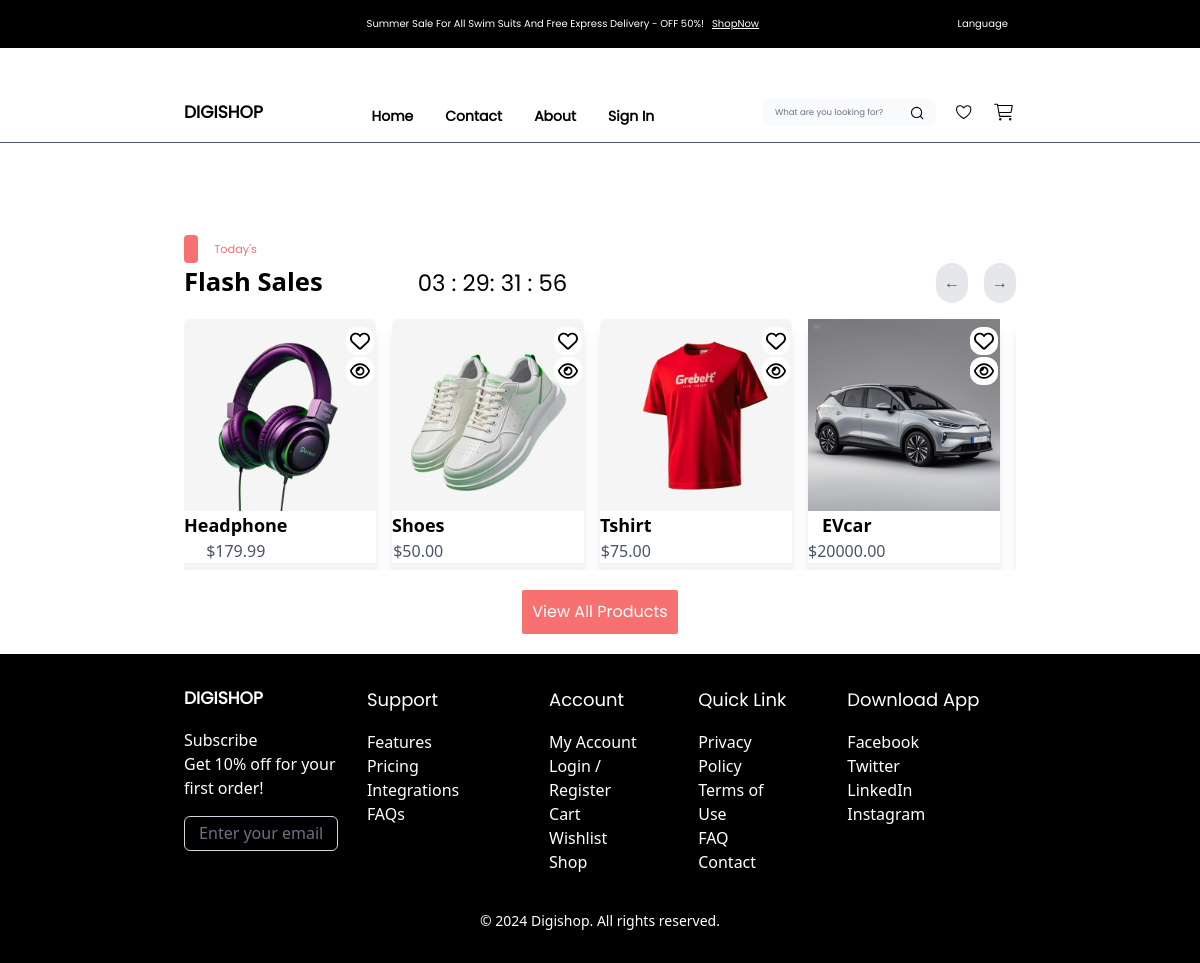
Page /test/ on the committed database.
### store/models.py (models this page shows, shortened)
class Product(models.Model):
    name = models.CharField(max_length=200)
    price = models.FloatField()
    digital = models.BooleanField(default=False, null=True, blank=True)
    description= models.TextField(null=True, blank=True)
    imageone = models.ImageField(null=True, blank=True)
    imagetwo = models.ImageField(null=True, blank=True)
    imagethree = models.ImageField(null=True, blank=True)
    imagefour = models.ImageField(null=True, blank=True)
    @property
    def imagefourURL(self):
        try:
            url= self.imagefour.url
        except:
            url= ''
        return url

### store/views.py (the view)
# urls.py: path('test/', views.test, name="test"),
def test(request):
    data = cartData(request)
    cartItems = data['cartItems']
    order = data['order']
    items = data['items']
    products = Product.objects.all()
    p = Paginator(Product.objects.all(),12)
    page = request.GET.get('page')
    productPagis = p.get_page(page)
    nums = "a" * productPagis.paginator.num_pages
    context = {'products': products, 'cartItems':cartItems,'items': items, 'order':order, 'nums':nums,'productPagis':productPagis}
    return render(request, 'store/testtemplates/test.html',context)

### store/utils.py (called while the page is built, shortened)
def cookieCart(request):
    try:
        cart = json.loads(request.COOKIES['cart'])
    except:
        cart = {}
    print('Cart:', cart)
    items=[]
    order= {'get_cart_total':0, 'get_cart_items':0, 'shipping':False}
    cartItems = order['get_cart_items']
    return{'cartItems':cartItems, 'order':order, 'items':items}

def cartData(request):
    if request.user.is_authenticated:
        customer = request.user.customer
        order,created = Order.objects.get_or_create(customer= customer, complete=False)
        items = order.orderitem_set.all()
        cartItems = order.get_cart_items
    else:
        cookieData = cookieCart(request)
        cartItems = cookieData['cartItems']
        order = cookieData['order']
        items = cookieData['items']
    return{'cartItems':cartItems, 'order':order, 'items':items}

### store/templates/store/testtemplates/test.html (shortened to what this page needs)
{% extends 'store/main.html' %}
{% load static %}
{% block content %}
    <div class="py-4 mb-1 px-0 md:px-[70px] lg:px-[96px] text-center max-w-[1024px] mx-auto mt-[76px]">
        <div class="h-auto mb-4">
            <div class="flex flex-col md:flex-row">
                <div class="bg-red-400 h-[28.44px] w-[14.22px] rounded-[4px]"></div>
                <div class="h-[28.44px] w-[20px] rounded-[4px] font-poppins text-red-400 text-[11.3px] flex items-center ml-[16px]">Today's</div>
            </div>
            <div class="h-auto flex justify-between">
                <div class="flex items-center h-full">
                    <div class="flex items-center text-[25.6px] font-semibold">Flash Sales</div>
                    <span class="font-poppins flex items-center text-[22.76px] ml-[95px]">03 : 29: 31 : 56</span>
                </div>
                <div class="rounded-[4px] font-poppins text-base hidden lg:flex items-center justify-end h-full">
                    <div class="flex space-x-4 ml-2">
                        <div class="flex items-center justify-center space-x-4" id="chevronButA">
                            <div class="bg-gray-200 rounded-full p-2 hover:bg-gray-300">
                                <button onclick="slideRight()" class="text-gray-600 text-bold btnn">&larr;</button>
                            </div>
                            <div class="bg-gray-200 rounded-full p-2 hover:bg-gray-300">
                                <button onclick="slideLeft()" class="text-gray-600 btnn">&rarr;</button>
                            </div>
                        </div>
                    </div>
                </div>
            </div>
        </div>
         <div id="container" class="h-auto flex items-center">
             <div class="h-auto w-full overflow-hidden" id="slider-container">
                <div id="slider" class="flex transition-all duration-500 gap-4 max-w-[850px]">
                        {% for product in products%}
                        <div class="min-w-[192px] max-w-[192px] h-[250.76px] bg-customGray shadow-lg rounded-md group relative slide">
                            <img src="{{product.imagefourURL}}" alt="Thumbnail" class="w-full h-auto object-cover" />
                            <div class="bg-white w-7 h-7 rounded-xl bottom-[215px] left-[162px] absolute flex justify-center items-center">
                                <a href="#">
                                </a>
                            </div>
                            <div class="bg-white w-7 h-7 rounded-xl bottom-[185px] left-[162px] absolute flex justify-center items-center">
                                <a href="#">
                                </a>
                            </div>
                            <div class="flex items-center justify-between bg-white w-full">
                                <div>
                                    <h2 class="text-lg font-semibold">{{product.name}}</h2>
                                    <p class="text-gray-600">${{product.price|floatformat:2}}</p>
                                </div>
                            </div>
                        </div>
                        {% endfor %}
                </div>
             </div>
         </div>
        <div class="mt-5 flex items-center justify-center">
            <button href="#" class="bg-red-400 font-poppins text-white p-2.5 rounded-sm" id="viewAllButA">View All Products</button>
        </div>
    </div>
{% endblock content %}

### store/templates/store/main.html (shortened to what this page needs)
{% load static tailwind_tags %}
{% load component_tags %}
{% load static %}
<!DOCTYPE html>
<html lang="en">
<head>
    <link rel="stylesheet" href="https://cdnjs.cloudflare.com/ajax/libs/font-awesome/6.0.0-beta3/css/all.min.css">
    {% tailwind_css %}
</head>
<body>
  <div class="hidden md:flex bg-black h-[48px]">
    <div class="container max-w-[1024px] mx-auto px-[37px] md:px-[70px] lg:px-[96px] flex items-center justify-between">
      <div class="flex items-center justify-center text-white font-poppins text-xs font-normal md:text-[10px] mx-auto">Summer Sale For All Swim Suits And Free Express Delivery - OFF 50%!
        <div class="mx-2 flex items-center justify-center text-white underline font-poppins text-xs md:text-[10px]">ShopNow</div>
      </div>
      <div class="mx-2 flex items-center justify-center text-white font-poppins text-xs font-normal md:text-[10px]">Language</div>
    </div>
  </div>
  <div class="sticky top-0 z-50">
    <nav class="border-gray-600 border-b bg-white">
        <div class="container max-w-[1024px] mx-auto px-[37px] md:px-[70px] lg:px-[96px] flex items-end pb-4 justify-between h-[55px] md:h-[64px] lg:h-[94px]">
            <div class="flex justify-start text-black font-poppins text-[17.07px] font-bold items-start">
              <a href="{% url 'home' %}">
                DIGISHOP
              </a>
            </div>
            <div class="hidden lg:flex font-poppins text-xs md:text-sm font-semibold mx-auto space-x-8">
                <a href="{% url 'home' %}" class="text-black hover:underline">Home</a>
                <a href="{% url 'contact' %}" class="text-black hover:underline">Contact</a>
                <a href="{% url 'ourstory' %}" class="text-black hover:underline">About</a>
                {% if not user.is_authenticated %}
                <a href="{% url 'signin'%}" class="text-black hover:underline">Sign In</a>
                {% endif %}
            </div>
            <div class="hidden lg:flex justify-end text-black font-poppins text-xs md:text-sm font-semibold items-center space-x-4">
              <form id="search-form" method="get" action="{% url 'searched_product' %}" hx-get="{% url 'searched_product' %}" hx-target="#searched-display" hx-swap="innerHTML">
                <div class="relative">
                  <input
                  type="text"
                  id="id_searched"
                  name="searched"
                  value="{{ form.searched.value }}"
                  class="border-0 rounded-md py-2 px-3 w-[173px] h-[27.02px] bg-slate-50 focus:outline-none focus:ring-2 focus:ring-blue-500 text-[8.53px] font-extralight"
                  placeholder="What are you looking for?"
              />
                    <button type="submit" class="absolute inset-y-0 right-0 flex items-center justify-center px-3 py-2 text-black rounded-md">
                    </button>
                </div>
            </form>
              <div class="flex items-center">
                <a href="{% url 'wishlist' %}">
                </a>
              </div>
              <div id="cart-summary">
                {% include 'store/partials/cart_icon_update.html' %}
              </div>
            </div>
        </div>
    </nav>
  </div>
    <div>
        {% block content %}
        {% endblock content %}
    </div>
    <footer class="bg-black text-white py-8 mx-auto">
      <div class="mx-auto max-w-[1024px] px-[37px] md:px-[70px] lg:px-[96px] flex justify-between flex-wrap">
        <div class="md:w-[154.31px] h-[135.64px] justify-start mb-5 w-full">
          <h3 class="mb-4 font-poppins text-[17.07px] font-bold">DIGISHOP</h3>
          <ul>
            <li><a href="#" class="hover:text-gray-400">Subscribe</a></li>
            <li><a href="#" class="hover:text-gray-400 font-extralight mb-4">Get 10% off for your first order!</a></li>
            <li>
              <div class="flex justify-start items-start mt-4">
                <input
                  type="email"
                  placeholder="Enter your email"
                  class="border border-gray-300 rounded-md py-2 px-3 w-[130px] h-[30px] lg:w-[154.31px] lg:h-[35.02px] text-center justify-center bg-black text-white focus:outline-none focus:ring-2 focus:ring-blue-500 text-[11px] lg:text-base"
                />
              </div>
            </li>
          </ul>
        </div>
        <div class="md:w-[125px] h-[130.82] mx-auto w-full mb-5">
          <h3 class="font-poppins text-lg mb-4">Support</h3>
          <ul>
            <li><a href="#" class="hover:text-gray-400">Features</a></li>
            <li><a href="#" class="hover:text-gray-400">Pricing</a></li>
            <li><a href="#" class="hover:text-gray-400">Integrations</a></li>
            <li><a href="#" class="hover:text-gray-400">FAQs</a></li>
          </ul>
        </div>
        <div class="md:w-[92px] h-[172.58px] mx-auto w-full mb-5">
          <h3 class="font-poppins text-lg mb-4">Account</h3>
          <ul>
            <li><a href="#" class="hover:text-gray-400">My Account</a></li>
            <li><a href="#" class="hover:text-gray-400">Login / Register</a></li>
            <li><a href="#" class="hover:text-gray-400">Cart</a></li>
            <li><a href="#" class="hover:text-gray-400">Wishlist</a></li>
            <li><a href="#" class="hover:text-gray-400">Shop</a></li>
          </ul>
        </div>
        <div class="md:w-[92px] h-[143.2px] mx-auto w-full mb-5">
          <h3 class="font-poppins text-lg mb-4">Quick Link</h3>
          <ul>
            <li><a href="#" class="hover:text-gray-400">Privacy Policy</a></li>
            <li><a href="#" class="hover:text-gray-400">Terms of Use</a></li>
            <li><a href="#" class="hover:text-gray-400">FAQ</a></li>
            <li><a href="#" class="hover:text-gray-400">Contact</a></li>
          </ul>
        </div>
        <div class="md:w-[140px] h-[149.62px] mx-auto justify-end w-full mb-5">
          <h3 class="font-poppins text-lg mb-4">Download App</h3>
          <ul>
            <li><a href="#" class="hover:text-gray-400">Facebook</a></li>
            <li><a href="#" class="hover:text-gray-400">Twitter</a></li>
            <li><a href="#" class="hover:text-gray-400">LinkedIn</a></li>
            <li><a href="#" class="hover:text-gray-400">Instagram</a></li>
          </ul>
        </div>
      </div>
      <div class="mt-8 text-center">
        <p class="text-sm">© 2024 Digishop. All rights reserved.</p>
      </div>
    </footer>
</body>
</html>

### store/templates/store/partials/cart_icon_update.html (shortened to what this page needs)
<div class="flex items-center" id="cart-count">
    <a href="{% url 'cart' %}">
    </a>
</div>

### rows in the picture
Product: imagefourURL (picture), name "Headphone", price "179.99"
Product: imagefourURL (picture), name "Shoes", price "50.00"
Product: imagefourURL (picture), name "Tshirt", price "75.00"
Product: imagefourURL (picture), name "EVcar", price "20000.00"
